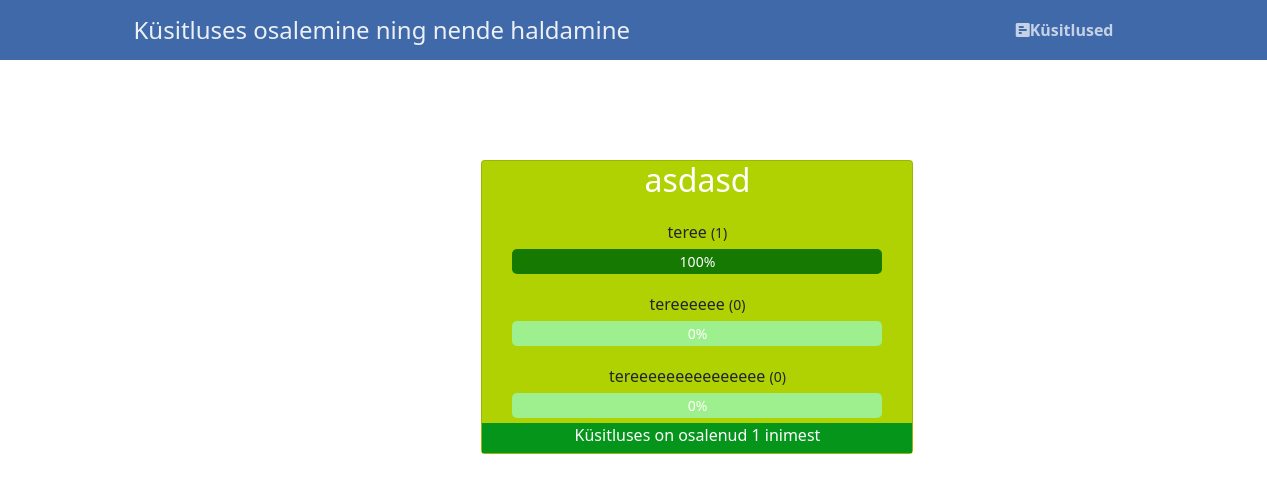
Page /result.php?id=8 on the committed database.
### tables this page shows
CREATE TABLE `polls` (
  `id` int(11) NOT NULL,
  `title` text NOT NULL,
  `description` text NOT NULL
);

CREATE TABLE `poll_answers` (
  `id` int(11) NOT NULL,
  `poll_id` int(11) NOT NULL,
  `title` text NOT NULL,
  `votes` int(11) NOT NULL DEFAULT 0
);

### result.php (the view, shortened to what this page needs)
<?php
$pdo = pdo_connect_mysql();
if (isset($_GET['id'])) {
    $stmt = $pdo->prepare('SELECT * FROM polls WHERE id = ?');
    $stmt->execute([ $_GET['id'] ]);
    $poll = $stmt->fetch(PDO::FETCH_ASSOC);
    if ($poll) {
        $stmt = $pdo->prepare('SELECT * FROM poll_answers WHERE poll_id = ? ORDER BY votes DESC');
        $stmt->execute([ $_GET['id'] ]);
        $poll_answers = $stmt->fetchAll(PDO::FETCH_ASSOC);
        $total_votes = 0;
        foreach($poll_answers as $poll_answer) {
            $total_votes += $poll_answer['votes'];
        }
    } else {
        exit('Poll with that ID does not exist.');
    }
} else {
    exit('No poll ID specified.');
}
$idene = $_GET['id'];
$stmt = $pdo->prepare('SELECT COUNT(ip) FROM poll_votes WHERE id = ?');
$result = $stmt->execute([$idene]);
$count = $stmt->fetch(PDO::FETCH_NUM)[0];
?>
<?php require 'templates/header.php' ?>
<!doctype html>
<html lang="en">
  <head>
    <link href="https://cdn.jsdelivr.net/npm/bootstrap@5.1.3/dist/css/bootstrap.min.css" rel="stylesheet">
  </head>
  <body>
    <div class="card" id="card">
      <h2 style="color: white"><?=$poll['title']?></h2>
      <div class="content poll-result">
        <div class="wrapper">
          <?php foreach ($poll_answers as $poll_answer): ?>
            <div id="pollAnswers" class="poll-question mt-2">
              <p class="text-center"><?=$poll_answer['title']?> <span>(<?=$poll_answer['votes']?>)</span></p>
              <div class="result-bar" style= "background: linear-gradient(to right, #157902 <?=@round(($poll_answer['votes']/$total_votes)*100)?>%, #9df08d <?=@round(($poll_answer['votes']/$total_votes)*100)?>%)">
                <?=@round(($poll_answer['votes']/$total_votes)*100)?>%
              </div>
            </div>
          <?php endforeach; ?>
        </div>
        </div>
        <div id="lowerBar">
          <p style="color: white">Küsitluses on osalenud <?=$count?> inimest</p>
        </div>
      </div>
  </body>
</html>

### templates/header.php (style rules this page uses)
body { background-color: #FFFFFF; margin: 0; }

### result.php (style rules this page uses)
#pollAnswers { padding-left: 30px; }
#lowerBar { background-color: #05951b; height: 30px; width: 100%; }
#card { margin-top: 100px; width: 27rem; background-color: #b0d203; text-align: center; margin-left: 38%; justify-content: center; }
.content { width: 800px; }
.poll-result .wrapper { display: flex; flex-flow: column; }
.poll-result .wrapper .poll-question { width: 50%; padding-bottom: 5px; }
.poll-result .wrapper .poll-question p { margin: 0; padding: 5px 0; }
.poll-result .wrapper .poll-question p span { font-size: 14px; }
.poll-result .wrapper .poll-question .result-bar { display: flex; height: 25px; min-width: 5%; background-color: lime; border-radius: 5px; font-size: 14px; color: white; justify-content: center; align-items: center; }

### rows in the picture
polls: title "asdasd"
poll_answers: title "teree", votes "1", @round(($poll_answer['votes']/$total_votes)*100) "100"
poll_answers: title "tereeeeee", votes "0", @round(($poll_answer['votes']/$total_votes)*100) "0"
poll_answers: title "tereeeeeeeeeeeeeee", votes "0", @round(($poll_answer['votes']/$total_votes)*100) "0"

### other values in the picture
$count "1"
